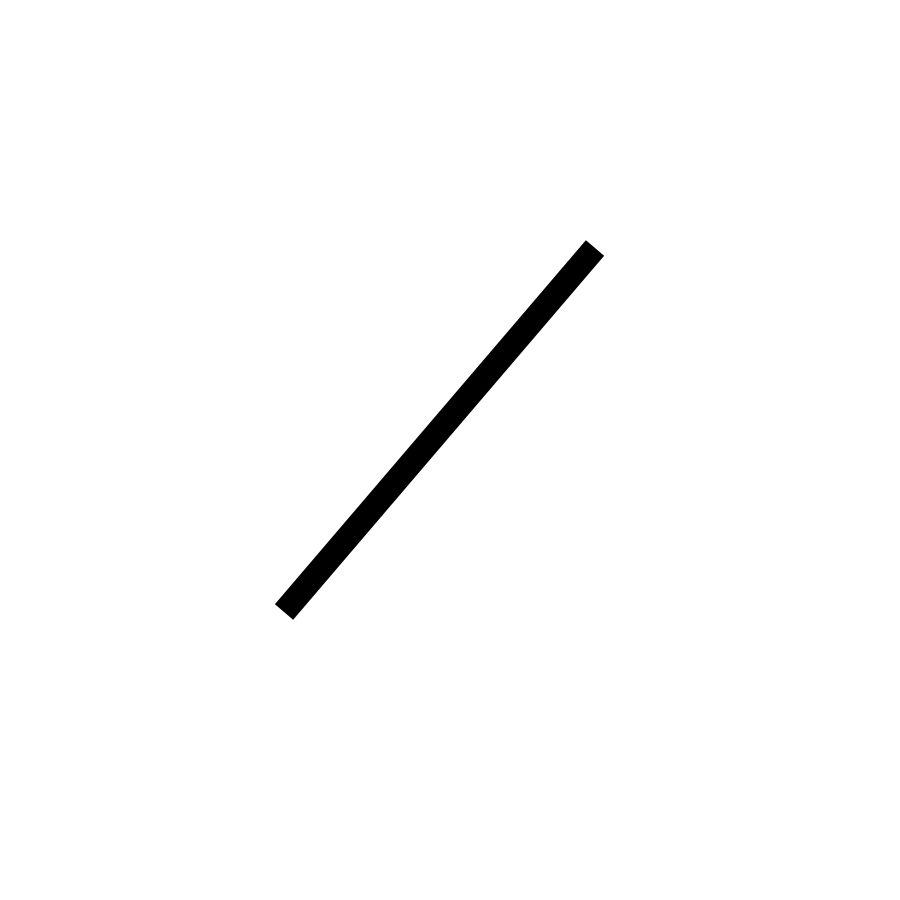
#> input picture src/robo1/scripts_planner/map.jpg, 900 x 900 px
$ python planner_v1.py
#> lines starting #> are read from the running program, lines starting #| are printed output that depends on the picture
# -*- coding: utf-8 -*-
"""
Created on Sat Mar 18 16:02:21 2023

@author: saksham
"""

#!/usr/bin/env python3
# -*- coding: utf-8 -*-
"""
Created on Tue Mar 14 23:56:08 2023

@author: saksham
"""

import numpy as np
import time
import cv2
import matplotlib.pyplot as plt
from sys import exit
from scipy.ndimage import gaussian_filter1d
from scipy.interpolate import interp1d

#%%

# inputs
startState_real = (45,45,0) #tuple(map(int, start.split(",")))
goalState = (225,225,0) #tuple(map(int, goal.split(",")))
rpm = (30*0.1047198,60*0.1047198,90*0.1047198) #tuple(map(int, rpm.split(",")))

c = 5 + 19 # clearance + R (robot radius)
dt = 0.3

r = 6.45/2
L = 11
push = 20
startState = (startState_real[0]+push*np.cos(np.deg2rad(startState_real[2])),
              startState_real[1]+push*np.sin(np.deg2rad(startState_real[2])),
              startState_real[2] )
#%%
## reading map
map_raw = cv2.bitwise_not(cv2.imread('map.jpg',cv2.IMREAD_GRAYSCALE))
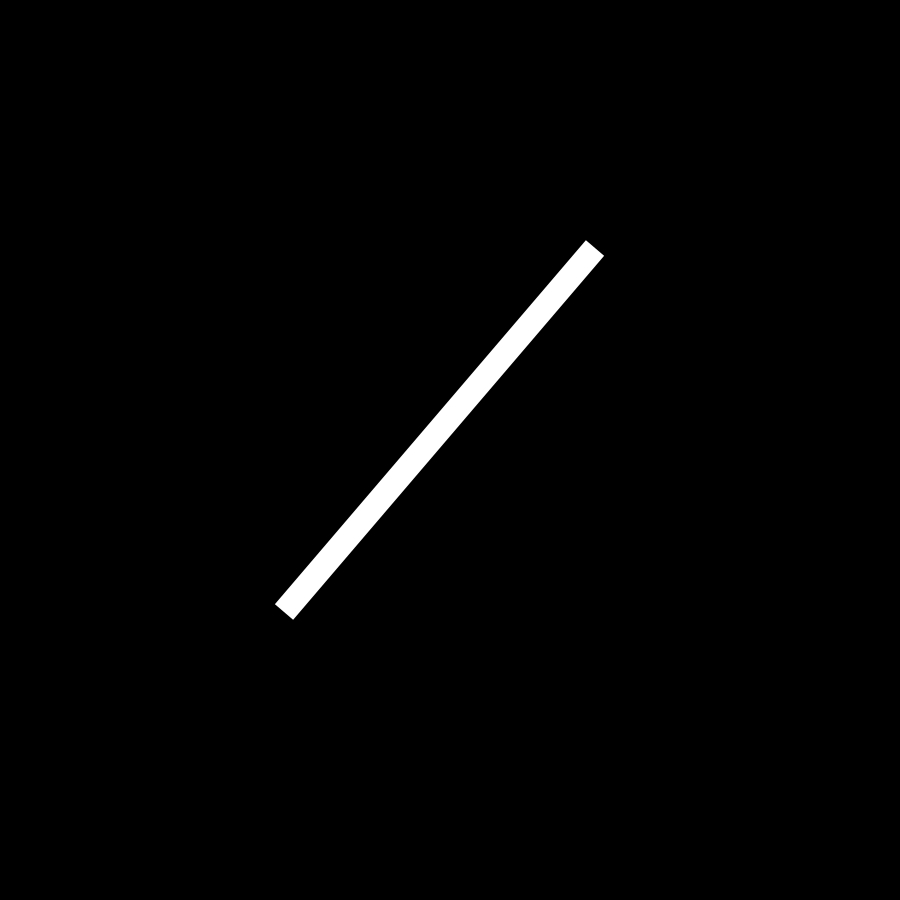
#> map_raw: shape (900, 900); min 0, max 255, mean 3.6
print(np.shape(map_raw))
#| (900, 900)
plt.figure(1)
plt.imshow(map_raw)

#Clearance
kernel = cv2.getStructuringElement(cv2.MORPH_RECT, (2*c+1, 2*c+1))
mapN = cv2.dilate(map_raw, kernel)
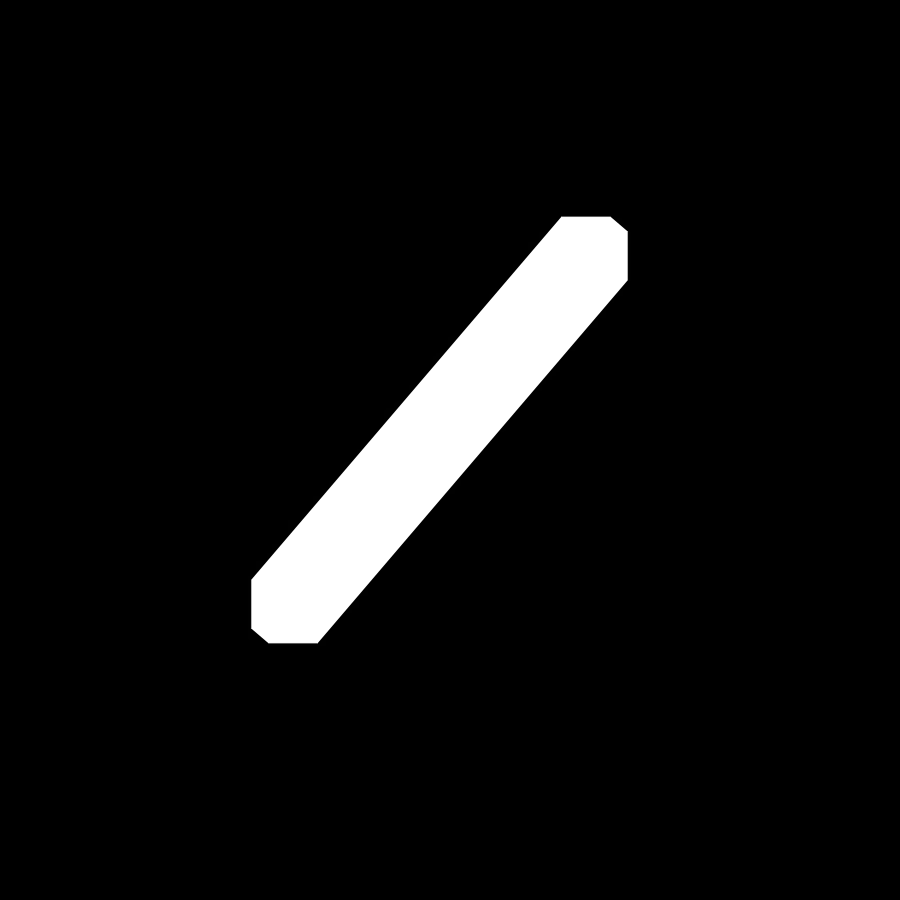
#> mapN: shape (900, 900); min 0, max 255, mean 15

# walls
mapN[:,0:c] = 255
mapN[:,-c:] = 255
mapN[0:c,:] = 255
mapN[-c:,:] = 255
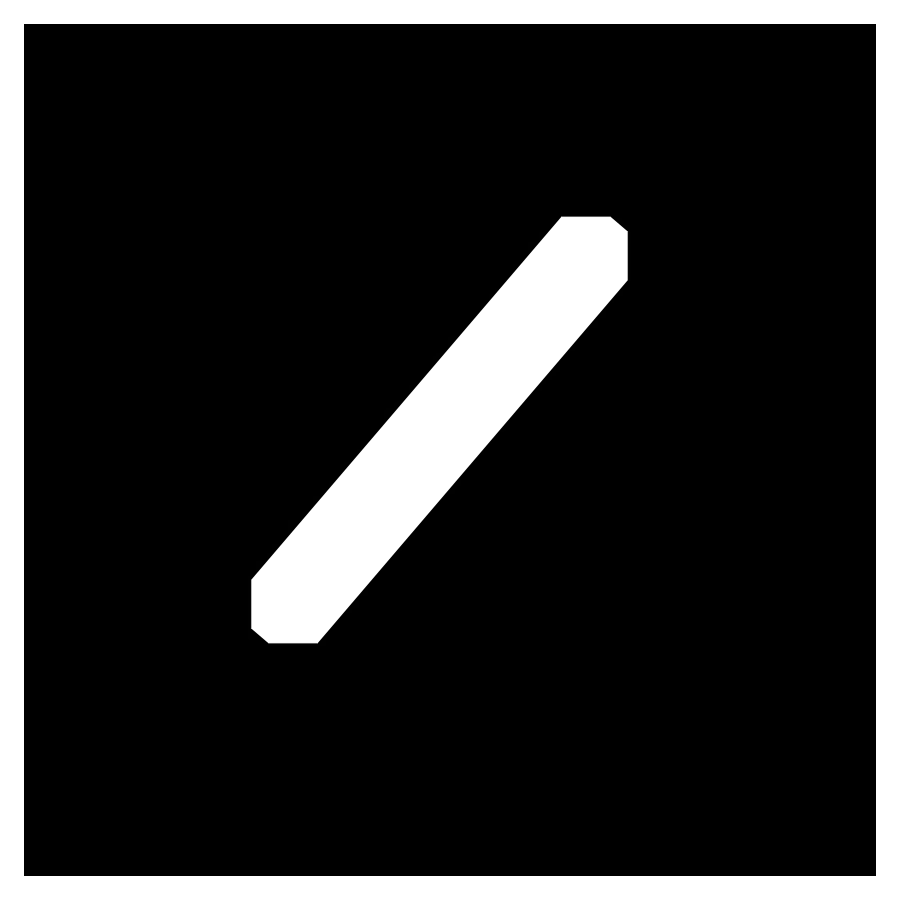
#> mapN: shape (900, 900); min 0, max 255, mean 41.5

#cv2.imwrite("map_bloated.jpg",cv2.bitwise_not(cv2.resize(mapN,(900,900))))

plt.figure(2)
plt.imshow(mapN)

#%%
# Checker if a node falls in the obstacle space
def checkFeasibility(node):
#> called with node = (65, 45, 0)
    try:
        a = mapN[np.shape(mapN)[1]-int(node[1]),int(node[0])]
#> a = 0
    except:
        return False

    if a == 0:
        return True
    else:
        return False
#%%
nodeList={}

# shifter = [(0,rpm[0]),(rpm[0],0),(rpm[0],rpm[0]),(0,rpm[1]),
#            (rpm[1],0),(rpm[1],rpm[1]),(rpm[1],rpm[0]),(rpm[0],rpm[1])]

shifter = [(rpm[0],rpm[1]),(rpm[1],rpm[0]),(rpm[1],rpm[1]),(rpm[0],rpm[2]),
            (rpm[2],rpm[0]),(rpm[2],rpm[2]),(rpm[2],rpm[1]),(rpm[1],rpm[2])]

def costC(node,goal):
    d = np.sqrt((node[0]-goal[0])**2 + (node[1]-goal[1])**2)
    return d

def shift(node,cost):
    x,y,t = node
    t = np.deg2rad(t)
    for i in shifter:
        t_ = t + dt*r*(i[0]-i[1])/L
        if i[0] == i[1]:
            x_ = x + 0.5*(i[0]+i[1])*r*dt*np.cos(t)
            y_ = y + 0.5*(i[0]+i[1])*r*dt*np.sin(t)
        else:
            F = (L/2)*(i[0]+i[1])/(i[0]-i[1])
            x_ = x + F*( np.sin( (r*(i[0]-i[1])*dt/L) +t ) -np.sin(t))
            y_ = y - F*( np.cos( (r*(i[0]-i[1])*dt/L) +t ) -np.cos(t))
        childNode = (x_,y_,np.rad2deg(t_))
        if checkFeasibility(childNode):
            nodeList[childNode] = i
            yield childNode, cost+costC(node,childNode)
        else:
            pass
#%%
# main algorithm

# time calculation
startTime = time.time()

if not checkFeasibility(startState) or not checkFeasibility(goalState):
    print('Infeasable states! Check Input')
    exit()

closedNodes = {}
openNodes = {startState:( costC(startState,goalState) , costC(startState,goalState) ,0,0,0)}

# order is totalCost, cost2Goal, cost2come, parent, self
nodeVisit = 255*np.ones(np.shape(map_raw))

child = 1
repeatSkip=0

while True:

    # popping first node
    parent=list(openNodes.keys())[0]

    closedNodes[parent] = openNodes[parent]

    if costC(parent,goalState) < L/2:
        print("Goal Found after",len(closedNodes),"nodes in ",time.time()-startTime, " seconds!")
        print("overwrote nodes :",repeatSkip)
        break

    for node,cost in shift(parent,openNodes[parent][2]):
        try:
            aa = nodeVisit[int(round(node[0])),int(round(node[1]))]==125
        except:
            print([int(round(node[0])),int(round(node[1]))])
        if nodeVisit[int(round(node[0])),int(round(node[1]))]==125:
            repeatSkip = repeatSkip +1
            pass

        else:
            if nodeVisit[int(round(node[0])),int(round(node[1]))] == 255 and node != None:
                # ...... and if not, add child
                openNodes[node] = (1.5*costC(node,goalState) + cost,
                         costC(node,goalState),
                         cost,openNodes[parent][4],child)
                child = child + 1
                nodeVisit[int(round(node[0])),int(round(node[1]))]=125

    nodeVisit[int(round(parent[0])),int(round(parent[1]))] = 0
    del openNodes[parent]

    # Sort the dict before popping
    openNodes = dict(sorted(openNodes.items(), key=lambda x:x[1]))

# backtracking
backTrack = [node,parent]
child = closedNodes[parent][3]
while child >0:
    for key, value in closedNodes.items():

        if value[4] == child:
            node = key
            child = value[3]
            backTrack.append(node)

backTrack.append(startState)
backTrack.reverse()

#%%
def interpol(nodeP,shifter,dtime,k):
    points = []
    x,y,t = nodeP
    t = np.deg2rad(t)
    i = shifter
    dt = dtime/k

    for I in range(k):
        t_ = t + dt*r*(i[0]-i[1])/L
        if i[0] == i[1]:
            x_ = x + 0.5*(i[0]+i[1])*r*dt*np.cos(t)
            y_ = y + 0.5*(i[0]+i[1])*r*dt*np.sin(t)
        else:
            F = (L/2)*(i[0]+i[1])/(i[0]-i[1])
            x_ = x + F*( np.sin( (r*(i[0]-i[1])*dt/L) +t ) -np.sin(t))
            y_ = y - F*( np.cos( (r*(i[0]-i[1])*dt/L) +t ) -np.cos(t))
        x,y,t = x_,y_,t_
        points.append([x,y,np.rad2deg(t)])

    return np.array(points)
#%%
k=3
plane = cv2.resize(cv2.bitwise_not(mapN),(k*mapN.shape[0],k*mapN.shape[1]),interpolation = cv2.INTER_AREA)
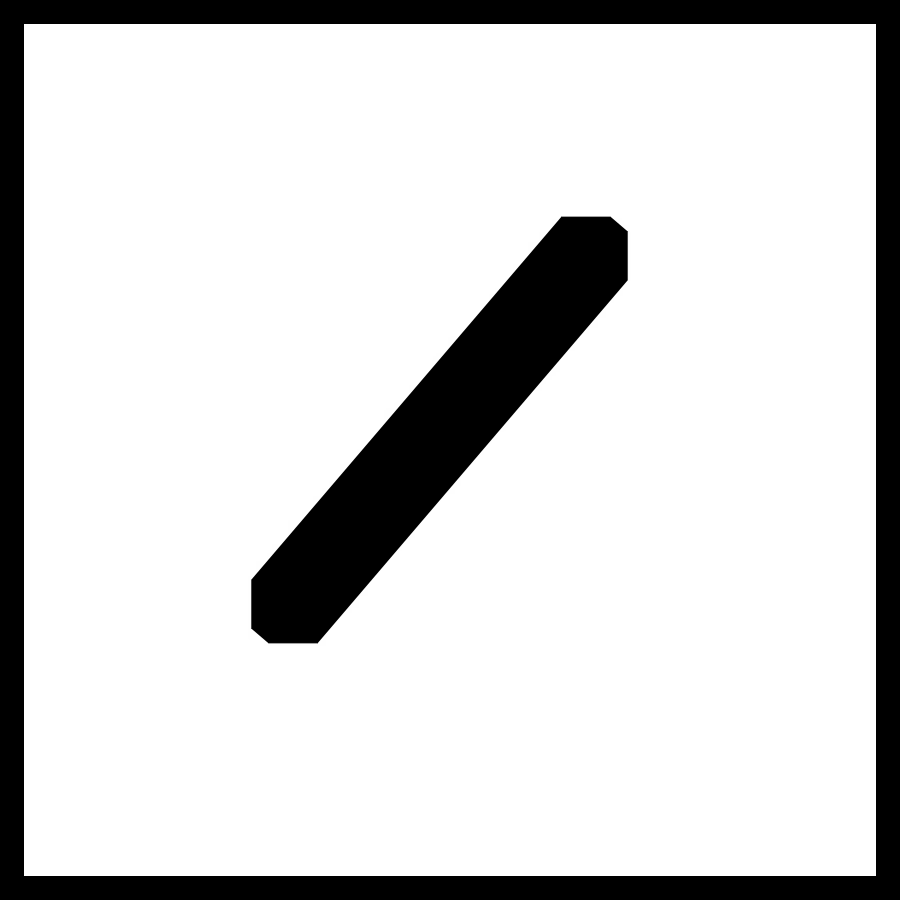
#> plane: shape (2700, 2700) (shown at 1/3 size); min 0, max 255, mean 213.5
plane = np.dstack((plane,plane,plane))
#> plane: shape (2700, 2700, 3)

CN = np.array(list(closedNodes.keys()))*k
for i in CN:
    plane[k*mapN.shape[0]-int(round(i[1])),int(round(i[0])),:] = np.array([0,200,0])
ON = np.array(list(openNodes.keys()))*k
for i in ON:
    plane[k*mapN.shape[0]-int(round(i[1])),int(round(i[0])),:] = np.array([200,200,0])

pointL = np.array(backTrack)[0:-1,:]*k
fullPath = []

for i in range(len(pointL)-1):
    start_point = (int(round(pointL[i][0])),k*mapN.shape[1]-int(round(pointL[i][1])))
    end_point = (int(round(pointL[i+1][0])),k*mapN.shape[1]-int(round(pointL[i+1][1])))
    #plane = cv2.line(plane, start_point, end_point, (250,0,0), 2)
    k_plan = interpol(backTrack[i], nodeList[backTrack[i+1]], dt, 30)
    fullPath.append(k_plan)

    plane = cv2.line(plane, (k*int(round(startState_real[0])),k*mapN.shape[1]-k*int(round(startState_real[1]))),
                     (k*int(round(startState[0])),k*mapN.shape[1]-k*int(round(startState[1]))),
                     (250,0,0), 1)

    for j in k_plan:
        j = j*k
        plane = cv2.circle(plane,(int(round(j[0])),k*mapN.shape[1]-int(round(j[1]))),
                           0,(250,0,0), -1)
#> after the loop, fullPath = 29 items; j = [677.3, 672.9, 380]

plt.figure(3)
plt.imshow(plane)
cv2.imwrite("path.jpg",plane)
fullPath = np.vstack(fullPath)
#> fullPath = 870 rows, first 8: [65.2, 45, 1.06], [65.41, 45.01, 2.11], [65.61, 45.02, 3.17], [65.81, 45.03, 4.22], [66.01, 45.05, 5.28], [66.21, 45.07, 6.33], [66.41, 45.09, 7.39], [66.62, 45.12, 8.44]

#%%

fullPath = np.apply_along_axis(lambda x: gaussian_filter1d(x, sigma=10, mode='nearest', cval=0),
                               axis=0, arr=fullPath)
#> fullPath = 870 rows, first 8: [66, 45.11, 5.26], [66.1, 45.13, 5.8], [66.21, 45.15, 6.39], [66.33, 45.17, 7.02], [66.46, 45.19, 7.68], [66.59, 45.22, 8.39], [66.73, 45.25, 9.13], [66.88, 45.28, 9.9]

plt.figure(4)
plt.plot(fullPath)
#%%
average_rpm = 30*0.1047198
time = (2*push)/(r*average_rpm)

vel_profile = [[0,0,0,np.deg2rad(startState[2])],
               [average_rpm,average_rpm,time,np.deg2rad(startState[2])]]


for i in range(len(fullPath)-1):
    Pn = fullPath[i]
    Pn1= fullPath[i+1]

    #dist = np.sqrt((Pn[0]-Pn1[0])**2 + (Pn[1]-Pn1[1])**2)
    #d_time = dist/5 # 5cm/sec speed

    theta = np.arctan2(Pn1[1]-Pn[1],Pn1[0]-Pn[0])

    if abs(Pn[2]-Pn1[2]) > 0.00001:
        time_step = [(Pn1[0]-Pn[0])/(average_rpm*r*np.cos(theta)) , (Pn1[1]-Pn[1])/(average_rpm*r*np.sin(theta))]
        time_av = np.mean(time_step)
    else:
        time_av = np.sqrt((Pn[0]-Pn1[0])**2 + (Pn[1]-Pn1[1])**2)/10
    theta_dot = np.deg2rad(Pn1[2]-Pn[2])/time_av

    Ul = (average_rpm) + (theta_dot*L/(2*r))
    Ur = (average_rpm) - (theta_dot*L/(2*r))

    time = time + time_av

    vel_profile.append([Ul,Ur,time,theta])
#> this loop made 869 passes
#> (Pn, Pn1, theta, time_step, time_av, theta_dot, Ul, Ur) on passes 1 to 7: ([66, 45.11, 5.26], [66.1, 45.13, 5.8], 0.169, [0.0104, 0.0104], 0.0104, 0.921, 4.71, 1.57), ([66.1, 45.13, 5.8], [66.21, 45.15, 6.39], 0.176, [0.0111, 0.0111], 0.0111, 0.92, 4.71, 1.57), ([66.21, 45.15, 6.39], [66.33, 45.17, 7.02], 0.184, [0.0119, 0.0119], 0.0119, 0.918, 4.71, 1.58), ([66.33, 45.17, 7.02], [66.46, 45.19, 7.68], 0.192, [0.0127, 0.0127], 0.0127, 0.916, 4.7, 1.58), ([66.46, 45.19, 7.68], [66.59, 45.22, 8.39], 0.201, [0.0134, 0.0134], 0.0134, 0.914, 4.7, 1.58), ([66.59, 45.22, 8.39], [66.73, 45.25, 9.13], 0.21, [0.0142, 0.0142], 0.0142, 0.911, 4.69, 1.59), ([66.73, 45.25, 9.13], [66.88, 45.28, 9.9], 0.22, [0.0148, 0.0148], 0.0148, 0.907, 4.69, 1.6)
#> Pn on pass 46: [74.93, 49.21, 31.42]

vel_profile = np.array(vel_profile)
plt.figure(5)
plt.plot(vel_profile[:,2],vel_profile[:,np.array([True, True, False, True])])
plt.show()
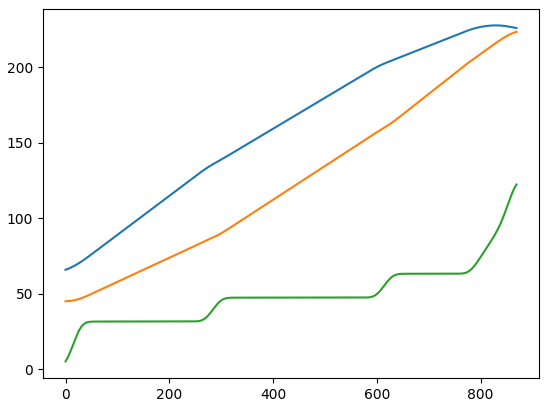
#> figure drawn by matplotlib, 1 panel; curve peaks at x = 829, y = 227.9; curve peaks at x = 869, y = 223.6; curve peaks at x = 869, y = 122.5
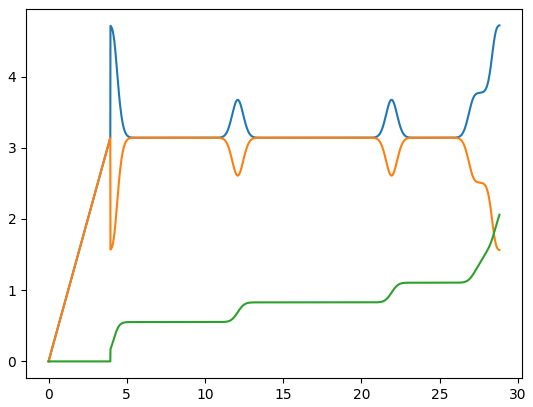
#> figure drawn by matplotlib, 1 panel; curve peaks at x = 28.82, y = 4.72; curve peaks at x = 3.95, y = 3.14; curve peaks at x = 28.82, y = 2.06
#%%
timeRate = 0.02  #50 hertz

f_Ul = interp1d(vel_profile[:,2], vel_profile[:,0], kind='linear')
f_Ur = interp1d(vel_profile[:,2], vel_profile[:,1], kind='linear')

new_time = np.arange(0, vel_profile[-1,2], timeRate)
# Interpolate the x,y values to the desired time steps
new_x, new_y = f_Ul(new_time).T , f_Ur(new_time).T

vel_profile_wheels = np.column_stack((new_x, new_y, new_time))

#%%
np.savetxt("vel_traj.csv", vel_profile_wheels,delimiter = ",")
